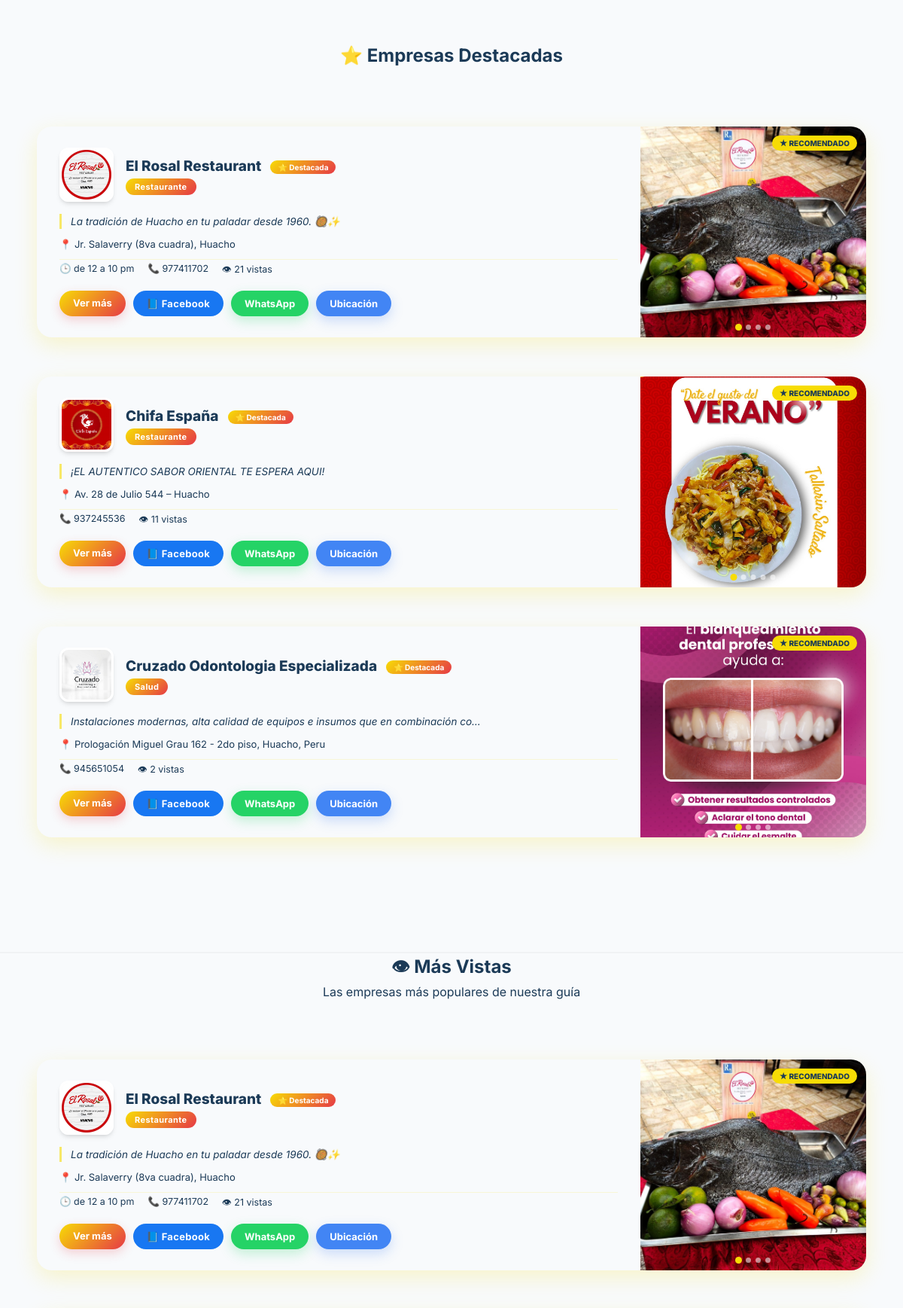
Before: / (middle part) with the older database file.
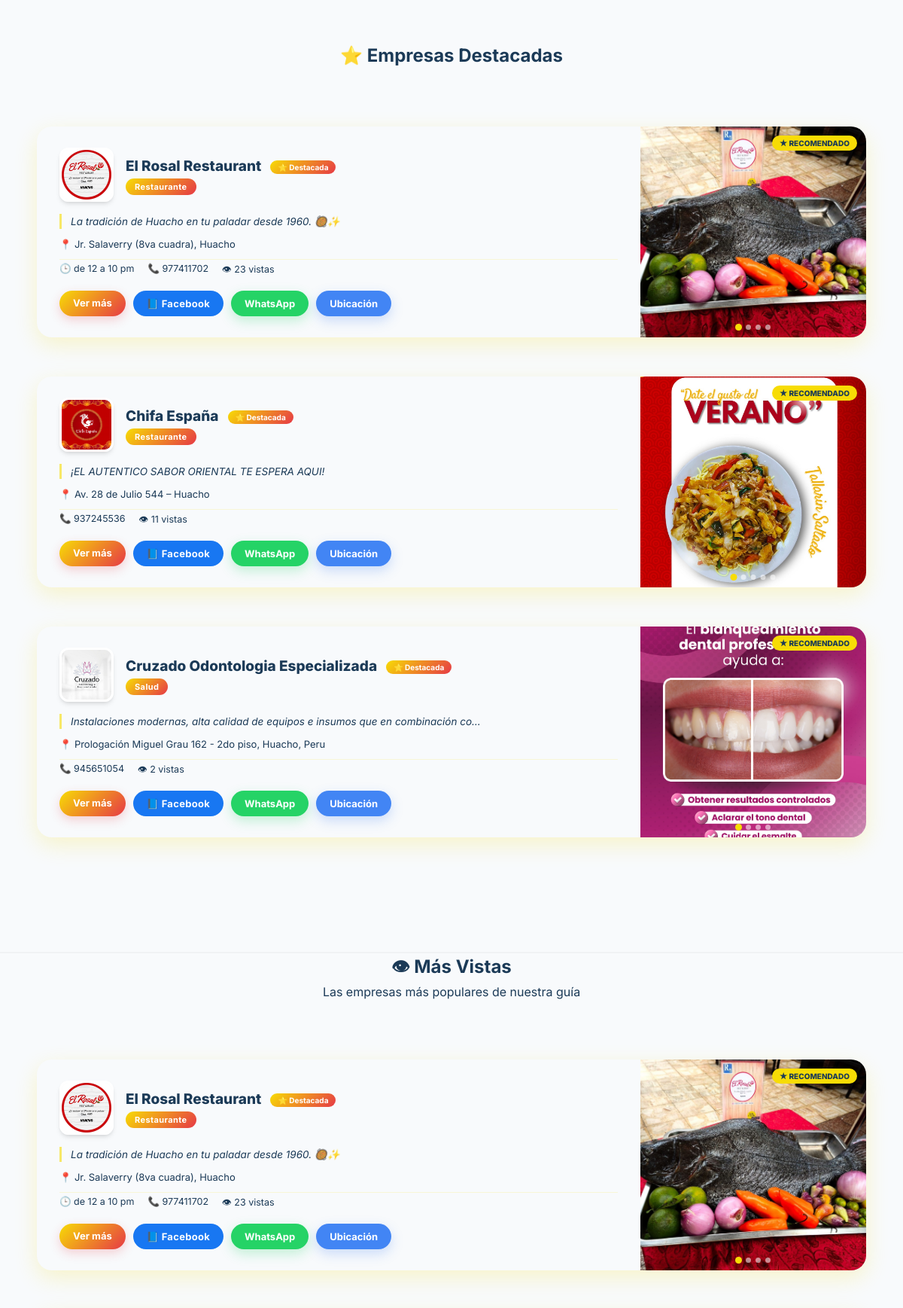
After: the same page with the newer database file.
### tables this page shows
CREATE TABLE `empresas` (
  `id_empresa` int(11) NOT NULL,
  `logo` varchar(255) DEFAULT NULL,
  `nombre` varchar(150) NOT NULL,
  `slug` varchar(255) DEFAULT NULL,
  `email` varchar(100) DEFAULT NULL,
  `telefono` varchar(20) DEFAULT NULL,
  `direccion` varchar(200) DEFAULT NULL,
  `id_categoria` int(11) DEFAULT NULL,
  `fecha_registro` timestamp NOT NULL DEFAULT current_timestamp(),
  `horario` varchar(100) DEFAULT NULL,
  `descripcion` text DEFAULT NULL,
  `ubicacion_link` varchar(500) DEFAULT NULL,
  `link_empresa` varchar(255) DEFAULT NULL,
  `vistas` int(11) DEFAULT 0,
  `destacada` tinyint(1) DEFAULT 0,
  `facebook` varchar(255) DEFAULT NULL,
  `clics_whatsapp` int(11) DEFAULT 0
);

CREATE TABLE `categorias` (
  `id_categoria` int(11) NOT NULL,
  `nombre` varchar(100) NOT NULL,
  `slug` varchar(255) DEFAULT NULL,
  `descripcion` text DEFAULT NULL,
  `icono` varchar(50) DEFAULT 'bi-briefcase',
  `orden` int(11) NOT NULL DEFAULT 0
);

### includes/components/empresa_card.php (the view, shortened to what this page needs)
<?php
function renderEmpresaCard($fila, $fotos_arr = [])
{
    $logo = !empty($fila['logo']) ? htmlspecialchars($fila['logo']) : null;
    $telefono = $fila['telefono'] ?? null;
    $numero = $telefono ? preg_replace('/[^0-9]/', '', $telefono) : null;
    $is_destacada = (isset($fila['destacada']) && $fila['destacada'] == 1);
    $path_img = APP_URL . '/assets/img/';
    $path_galeria = APP_URL . '/assets/img/empresascarrusel/';
    $css_class = 'empresa-item reveal' . ($is_destacada ? ' empresa-destacada' : '');
    ?>
    <div class="<?= $css_class ?>">
        <div class="empresa-info-logo">
            <div class="empresa-top-row">
                <div class="empresa-logo">
                    <?php if ($logo): ?>
                        <img src="<?= $path_img . $logo ?>" alt="<?= htmlspecialchars($fila['nombre']) ?>" loading="lazy">
                    <?php else: ?>
                        <div class="logo-placeholder"><?= mb_strtoupper(mb_substr($fila['nombre'], 0, 1)) ?></div>
                    <?php endif; ?>
                </div>
                <div class="empresa-titles">
                    <h3><?= htmlspecialchars($fila['nombre']) ?>
                        <?php if ($is_destacada): ?><span class="badge-destacada">⭐ Destacada</span><?php endif; ?>
                    </h3>
                    <span class="empresa-categoria"><?= htmlspecialchars($fila['categoria']) ?></span>
                </div>
            </div>
            <p class="empresa-slogan">
                <?= !empty($fila['descripcion']) ? htmlspecialchars(mb_strimwidth($fila['descripcion'], 0, 80, '…')) : 'Tu mejor opción local' ?>
            </p>
            <?php if (!empty($fila['direccion'])): ?>
                <p class="empresa-direccion">📍 <?= htmlspecialchars($fila['direccion']) ?></p>
            <?php endif; ?>
            <div class="empresa-datos">
                <?php if (!empty($fila['horario'])): ?>
                    <span>🕒 <?= htmlspecialchars($fila['horario']) ?></span>
                <?php endif; ?>
                <?php if ($numero): ?><span>📞 <?= $numero ?></span><?php endif; ?>
                <span>👁 <?= number_format($fila['vistas']) ?> vistas</span>
            </div>
            <div class="empresa-actions">
                <a href="<?= APP_URL ?>/negocio/<?= htmlspecialchars($fila['slug']) ?>" class="btn-ver">Ver más</a>
                <?php if (!empty($fila['facebook'])): ?>
                    <a href="<?= htmlspecialchars($fila['facebook']) ?>" target="_blank"
                        class="btn-accion btn-accion-facebook">📘 Facebook</a>
                <?php endif; ?>
                <?php if ($numero): ?>
                    <a href="https://wa.me/<?= $numero ?>" target="_blank" class="btn-whatsapp">WhatsApp</a>
                <?php endif; ?>
                <?php if (!empty($fila['ubicacion_link'])): ?>
                    <a href="<?= htmlspecialchars($fila['ubicacion_link']) ?>" target="_blank" class="btn-maps">Ubicación</a>
                <?php endif; ?>
            </div>
        </div>
        <?php if (count($fotos_arr) > 0): ?>
            <div class="empresa-slider">
                <?php foreach ($fotos_arr as $i => $foto): ?>
                    <div class="slide <?= $i === 0 ? 'activo' : '' ?>">
                        <img src="<?= $path_galeria . htmlspecialchars($foto) ?>"
                            alt="Imagen de <?= htmlspecialchars($fila['nombre']) ?>" loading="lazy">
                    </div>
                <?php endforeach; ?>
                <?php if (count($fotos_arr) > 1): ?>
                    <div class="slider-dots">
                        <?php foreach ($fotos_arr as $i => $_): ?>
                            <button class="slider-dot <?= $i === 0 ? 'activo' : '' ?>" data-index="<?= $i ?>"></button>
                        <?php endforeach; ?>
                    </div>
                <?php endif; ?>
            </div>
        <?php endif; ?>
    </div>
    <?php
}
    ?>

### includes/Header.php (shortened to what this page needs)
<!DOCTYPE html>
<html lang="es">
<head>
  <link rel="stylesheet" href="<?= APP_URL ?>/assets/css/style.css?v=<?= ASSET_VERSION ?>">
  <link rel="stylesheet" href="https://cdn.jsdelivr.net/npm/bootstrap-icons@1.11.3/font/bootstrap-icons.min.css">
</head>
<body
  class="<?php echo (isset($_COOKIE['theme']) && htmlspecialchars($_COOKIE['theme'], ENT_QUOTES, 'UTF-8') === 'dark') ? 'dark-mode' : ''; ?>">
  <main>

### index.php (shortened to what this page needs)
<?php
include 'includes/components/empresa_card.php';
include 'includes/Header.php';
?>
<?php
$slides = [];
$res_banner = $conexion->query("SELECT * FROM banner_carrusel WHERE activo = 1 ORDER BY orden ASC, id_banner ASC");
if ($res_banner && $res_banner->num_rows > 0)
    while ($s = $res_banner->fetch_assoc())
        $slides[] = $s;
$total_slides = count($slides);
?>
    <?php if ($total_slides > 0): ?>
        <?php if ($total_slides > 1): ?>
                <?php for ($i = 0; $i < $total_slides; $i++): ?>
                    <button class="hero-dot <?= $i === 0 ? 'activo' : '' ?>" data-index="<?= $i ?>"></button>
                <?php endfor; ?>
        <?php endif; ?>
    <?php else: ?>
        <div class="hero-bg"></div>
    <?php endif; ?>
<section id="empresas" class="page-section empresas-section">
    <div class="container">
        <div class="section-header">
            <h2>⭐ Empresas Destacadas</h2>
        </div>
        <?php
        $sql_destacadas = "SELECT e.*, c.nombre AS categoria, c.slug AS cat_slug,
                                GROUP_CONCAT(g.foto ORDER BY g.orden ASC, g.id_foto ASC SEPARATOR ',') as fotos_galeria
                       FROM empresas e
                       JOIN categorias c ON e.id_categoria = c.id_categoria
                       LEFT JOIN empresa_galeria g ON e.id_empresa = g.id_empresa
                       WHERE e.destacada = 1
                       GROUP BY e.id_empresa
                       LIMIT 3";
        $res_destacadas = $conexion->query($sql_destacadas);
        if ($res_destacadas && $res_destacadas->num_rows > 0):
            echo '<div class="empresas-list">';
            while ($fila = $res_destacadas->fetch_assoc()):
                $fotos_arr = !empty($fila['fotos_galeria']) ? explode(',', $fila['fotos_galeria']) : [];
                renderEmpresaCard($fila, $fotos_arr);
            endwhile;
            echo '</div>';
        else: ?>
            <p class="no-results">No hay empresas destacadas aún.</p>
        <?php endif; ?>
    </div>
</section>
<section class="page-section empresas-section" style="padding-top:0;">
    <div class="container">
        <div class="section-header">
            <h2>👁 Más Vistas</h2>
            <p>Las empresas más populares de nuestra guía</p>
        </div>
        <?php
        $sql_vistas = "SELECT e.*, c.nombre AS categoria, c.slug AS cat_slug,
                               GROUP_CONCAT(g.foto ORDER BY g.orden ASC, g.id_foto ASC SEPARATOR ',') as fotos_galeria
                    FROM empresas e
                    JOIN categorias c ON e.id_categoria = c.id_categoria
                    LEFT JOIN empresa_galeria g ON e.id_empresa = g.id_empresa
                    GROUP BY e.id_empresa
                    ORDER BY e.vistas DESC LIMIT 3";
        $res_vistas = $conexion->query($sql_vistas);
        if ($res_vistas && $res_vistas->num_rows > 0):
            echo '<div class="empresas-list">';
            while ($fila = $res_vistas->fetch_assoc()):
                $fotos_arr = !empty($fila['fotos_galeria']) ? explode(',', $fila['fotos_galeria']) : [];
                renderEmpresaCard($fila, $fotos_arr);
            endwhile;
            echo '</div>';
        endif;
        ?>
    </div>
</section>
<?php include 'includes/footer.php'; ?>

### includes/footer.php (shortened to what this page needs)
</main>
</body>
</html>

Changed rows visible on the page:
changed empresas "El Rosal Restaurant": vistas "21" → "23"
